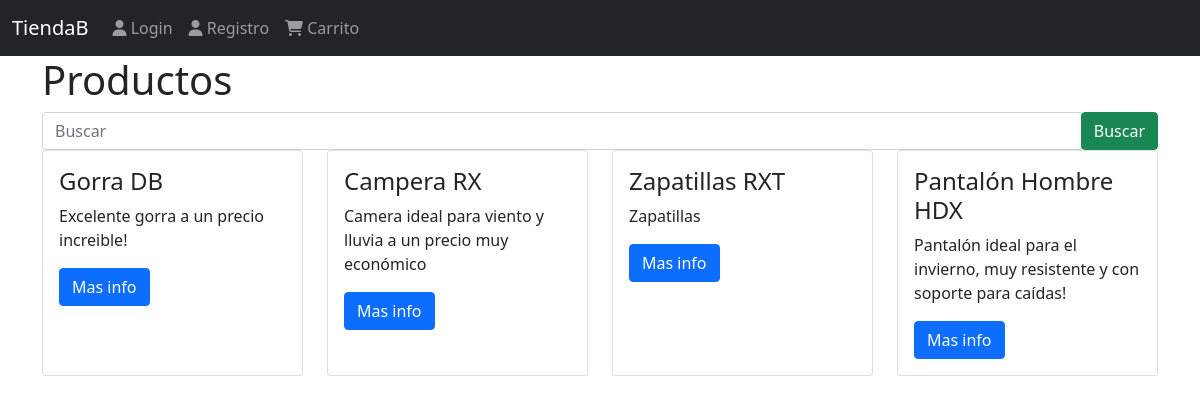
/, run on an earlier commit of the app's database.
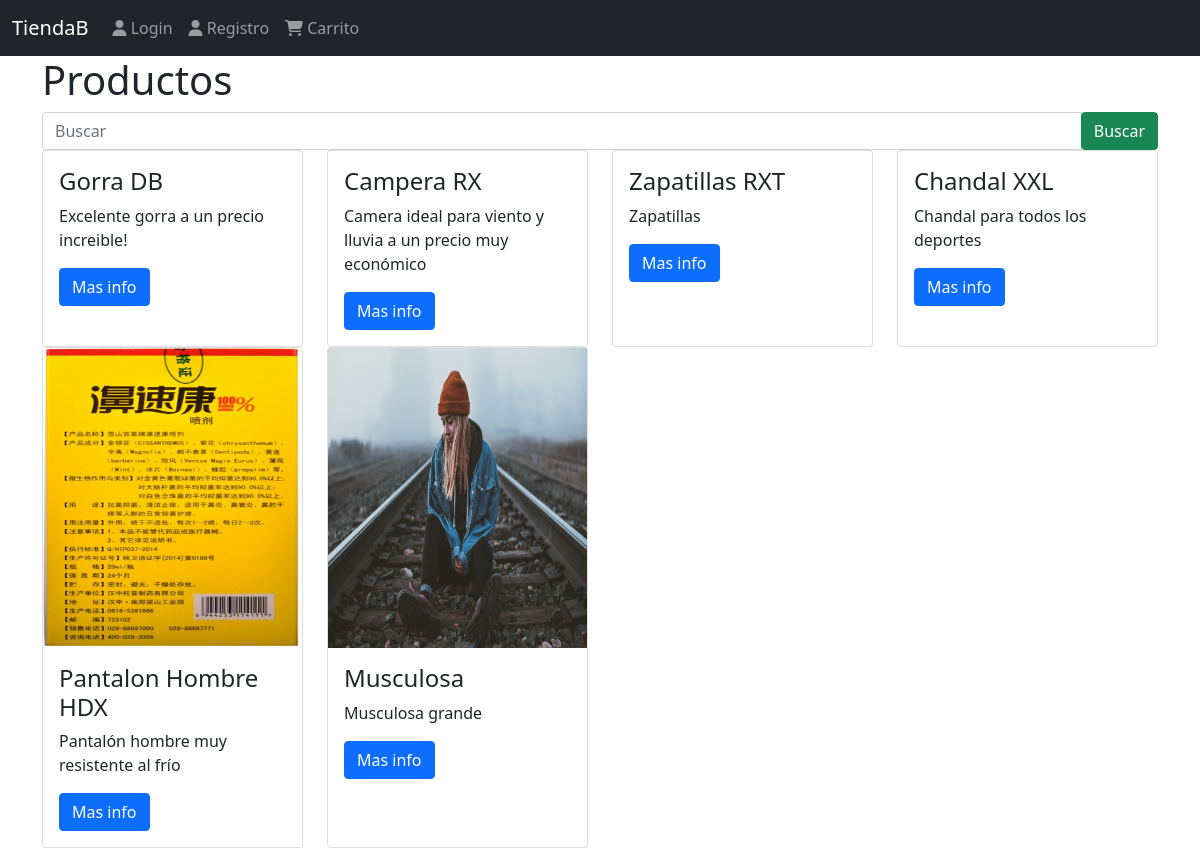
And on a later commit of the database.
### products/models.py (models this page shows, shortened)
class Product(models.Model):
    title = models.CharField(max_length=40)
    description = models. TextField()
    price = models.DecimalField(max_digits=8, decimal_places=2, default=0.0)
    image = models.ImageField(upload_to='products/', null=False, blank=False)
    created_at = models.DateTimeField(auto_now_add=True)
    slug = models.SlugField(max_length=200, null=False, blank=False, unique=True)
    """
    def save(self, *args, **kwargs):
        self.slug = slugify(self.title)
        super(Product, self).save(*args, **kwargs)
    """

### products/views.py (the view)
# urls.py: path('', ProductListView.as_view(), name='index'),
class ProductListView(ListView):
    template_name='index.html'
    queryset=Product.objects.all()
    model = Product
    paginate_by = 100  # if pagination is desired
    def get_context_data(self, **kwargs):
        context = super().get_context_data(**kwargs)
        context ['mensaje']='Productos'
        return context

### Templates/index.html
{%extends 'base.html'%} {%block content%}
<div class='container'>
	<h1>{{mensaje}}</h1>
	{%include 'products/snippets/search.html'%}
	<div class='row'>
		{% include 'products/snippets/listp.html' %}
	</div>
</div>
{%endblock%}

### Templates/base.html (shortened to what this page needs)
<!DOCTYPE html>
<html>
<head>
<link
	href="https://cdn.jsdelivr.net/npm/bootstrap@5.1.3/dist/css/bootstrap.min.css"
	rel="stylesheet"
>
{% load static %}
</head>
<body>
	{%include 'navbar.html'%}
	<div class='container'>
		<div class='row'>
		{%block content%}
		{%endblock%}
		</div>
	</div>
</body>
</html>

### Templates/navbar.html (shortened to what this page needs)
{%url 'login' as login%}
{%url 'registro' as registro%}
{%url 'salir' as salir%}
{%url 'carts' as cart%}
<nav class="navbar navbar-expand-lg navbar-dark bg-dark">
	<div class="container-fluid">
		<a class="navbar-brand" href="{%url 'index'%}">TiendaB</a>
		<div class="collapse navbar-collapse" id="navbarNavDropdown">
			<ul class="navbar-nav">
				{%if user.is_authenticated %}
					<li class="nav-item">
						<a class="nav-link" href={%url 'salir' %}> <i class="fa-solid fa-sign-in-alt"></i>
						Salir</a>
					</li>
				{%else%}
					<li class="nav-item">
						<a class="nav-link {%if request.path == login%}active{%endif%}"	aria-current="page" href={{login}}> <i class="fa-solid fa-user"></i>
						Login</a>
					</li>
					<li class="nav-item">
						<a class="nav-link {%if request.path == registro%}active{%endif%}" href={{registro}}> <i class="fa-solid fa-user"></i>
						Registro</a>
					</li>
				{%endif%}
			</ul>
			<ul class="navbar-nav">
				<li class="nav-item"><a class="nav-link" href={% url 'cart'%}>
				<i class="fas fa-shopping-cart"></i>
				Carrito</a>
				</li>
			</ul>
		</div>
	</div>
</nav>

### Templates/products/snippets/search.html
<form action="{% url 'search' %}">
	<div class='input-group'>
		<input type="text" name="i" value="" class="form-control"
			placeholder="Buscar" />
		<div Class="input-group-append">
			<input type="submit" value="Buscar" name="" class="btn btn-success" />
		</div>
	</div>
</form>

### Templates/products/snippets/listp.html
{%for i in product_list%}
	<div class=col-3 mt-4>
		{%include 'products/snippets/product.html'%}
	</div>
{%endfor%}

### Templates/products/snippets/product.html
<div class='card h-100'>
	{%if i.image%} <img src='{{i.image.url}}' alt='gorra??' height='300'>
	{%endif%}
	<div class='card-body'>
		<div class='card-text'>
			<h4>{{i.title}}</h4>
			<p>{{i.description}}</p>
			<a href='{%url "product" i.slug %}' class='btn btn-primary'>Mas info</a>
		</div>
	</div>
</div>

What changed in the data, as far as the page shows it:
removed Product: title "Pantalón Hombre HDX", description "Pantalón ideal para el invierno, muy resistente y con soporte para caídas!"
added Product: title "Chandal XXL", description "Chandal para todos los deportes"
added Product: image (picture), title "Pantalon Hombre HDX", description "Pantalón hombre muy resistente al frío"
added Product: image (picture), title "Musculosa", description "Musculosa grande"
